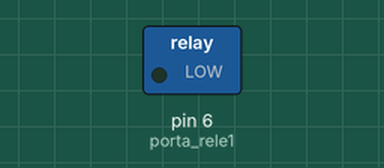
Recording of a sketch running on a simulated Arduino Uno, built with avr-gcc and run on an emulated ATmega328P. Shown: switched loads named in the sketch (green lamp = pin HIGH).

Above: at 1.0 s.
At 3.0 s:
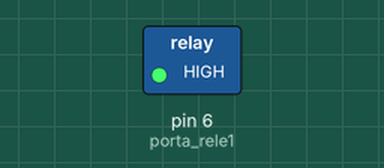
Timing chart, 0 to 5.2 s (numbered marks = the images above):
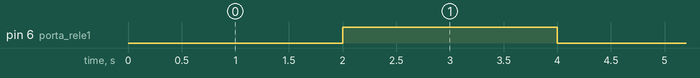

The sketch:

Releteste.ino
```cpp
//Programa : Teste Modulo Rele Arduino 2 canais - Lampadas
//Autor : FILIPEFLOP

//Porta ligada ao pino IN1 do modulo
int porta_rele1 = 6;

void setup()
{
  //Define pinos para o rele como saida
  pinMode(porta_rele1, OUTPUT);

}

void loop()
{
  digitalWrite(porta_rele1, LOW);  //Liga rele 1
  delay(2000);
  digitalWrite(porta_rele1, HIGH); //Desliga rele 1
  delay(2000);
}
```

Measured:
- by itself, pin 6 (porta_rele1): alternates HIGH for 2.0 s and LOW for 2.0 s
